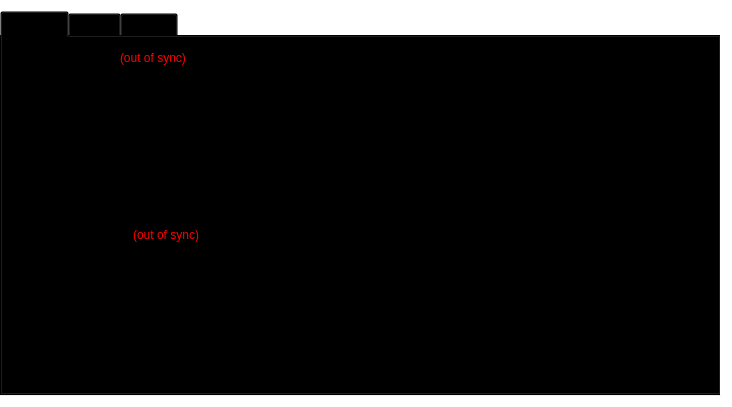
<?xml version="1.0" encoding="UTF-8"?>
<ui version="4.0">
 <class>OverviewPage</class>
 <widget class="QWidget" name="OverviewPage">
  <property name="geometry">
   <rect>
    <x>0</x>
    <y>0</y>
    <width>732</width>
    <height>407</height>
   </rect>
  </property>
  <property name="windowTitle">
   <string>Form</string>
  </property>
  <property name="styleSheet">
   <string notr="true">background-color: transparent;</string>
  </property>
  <layout class="QGridLayout" name="gridLayout">
   <property name="leftMargin">
    <number>0</number>
   </property>
   <item row="0" column="0">
    <widget class="QTabWidget" name="tabWidget">
     <property name="currentIndex">
      <number>0</number>
     </property>
     <widget class="QWidget" name="tab_5">
      <attribute name="title">
       <string>Balance</string>
      </attribute>
      <widget class="QFrame" name="walletContainer">
       <property name="geometry">
        <rect>
         <x>0</x>
         <y>1</y>
         <width>701</width>
         <height>181</height>
        </rect>
       </property>
       <property name="sizePolicy">
        <sizepolicy hsizetype="Preferred" vsizetype="Maximum">
         <horstretch>0</horstretch>
         <verstretch>0</verstretch>
        </sizepolicy>
       </property>
       <property name="maximumSize">
        <size>
         <width>16777215</width>
         <height>220</height>
        </size>
       </property>
       <property name="frameShape">
        <enum>QFrame::StyledPanel</enum>
       </property>
       <property name="frameShadow">
        <enum>QFrame::Raised</enum>
       </property>
       <layout class="QVBoxLayout" name="verticalLayout_4">
        <property name="rightMargin">
         <number>0</number>
        </property>
        <item>
         <layout class="QHBoxLayout" name="walletHeader">
          <item>
           <widget class="QLabel" name="label_5">
            <property name="font">
             <font>
              <pointsize>11</pointsize>
              <weight>75</weight>
              <bold>true</bold>
             </font>
            </property>
            <property name="styleSheet">
             <string notr="true">background-color: transparent;</string>
            </property>
            <property name="text">
             <string>LIMX WALLET</string>
            </property>
           </widget>
          </item>
          <item>
           <widget class="QLabel" name="labelWalletStatus">
            <property name="toolTip">
             <string>The displayed information may be out of date. Your wallet automatically synchronizes with the LIMXdomCoin network after a connection is established, but this process has not completed yet.</string>
            </property>
            <property name="styleSheet">
             <string notr="true">QLabel { color: red;Background-color:transparent }</string>
            </property>
            <property name="text">
             <string notr="true">(out of sync)</string>
            </property>
            <property name="alignment">
             <set>Qt::AlignLeading|Qt::AlignLeft|Qt::AlignVCenter</set>
            </property>
           </widget>
          </item>
          <item>
           <spacer name="horizontalSpacer_2">
            <property name="orientation">
             <enum>Qt::Horizontal</enum>
            </property>
            <property name="sizeHint" stdset="0">
             <size>
              <width>40</width>
              <height>20</height>
             </size>
            </property>
           </spacer>
          </item>
         </layout>
        </item>
        <item>
         <layout class="QFormLayout" name="walletStatus">
          <property name="fieldGrowthPolicy">
           <enum>QFormLayout::AllNonFixedFieldsGrow</enum>
          </property>
          <property name="horizontalSpacing">
           <number>12</number>
          </property>
          <property name="verticalSpacing">
           <number>12</number>
          </property>
          <property name="leftMargin">
           <number>0</number>
          </property>
          <property name="topMargin">
           <number>0</number>
          </property>
          <property name="rightMargin">
           <number>0</number>
          </property>
          <property name="bottomMargin">
           <number>0</number>
          </property>
          <item row="0" column="0">
           <widget class="QLabel" name="label">
            <property name="styleSheet">
             <string notr="true">background-color: transparent;</string>
            </property>
            <property name="text">
             <string>Balance:</string>
            </property>
           </widget>
          </item>
          <item row="0" column="1">
           <widget class="QLabel" name="labelBalance">
            <property name="font">
             <font>
              <weight>75</weight>
              <bold>true</bold>
             </font>
            </property>
            <property name="cursor">
             <cursorShape>IBeamCursor</cursorShape>
            </property>
            <property name="toolTip">
             <string>Your current spendable balance</string>
            </property>
            <property name="styleSheet">
             <string notr="true"/>
            </property>
            <property name="text">
             <string notr="true">0 LIMX</string>
            </property>
            <property name="textInteractionFlags">
             <set>Qt::LinksAccessibleByMouse|Qt::TextSelectableByKeyboard|Qt::TextSelectableByMouse</set>
            </property>
           </widget>
          </item>
          <item row="2" column="0">
           <widget class="QLabel" name="label_3">
            <property name="styleSheet">
             <string notr="true">background-color: transparent;</string>
            </property>
            <property name="text">
             <string>Unconfirmed:</string>
            </property>
           </widget>
          </item>
          <item row="2" column="1">
           <widget class="QLabel" name="labelUnconfirmed">
            <property name="font">
             <font>
              <weight>75</weight>
              <bold>true</bold>
             </font>
            </property>
            <property name="cursor">
             <cursorShape>IBeamCursor</cursorShape>
            </property>
            <property name="toolTip">
             <string>Total of transactions that have yet to be confirmed, and do not yet count toward the current balance</string>
            </property>
            <property name="text">
             <string notr="true">0 LIMX</string>
            </property>
            <property name="textInteractionFlags">
             <set>Qt::LinksAccessibleByMouse|Qt::TextSelectableByKeyboard|Qt::TextSelectableByMouse</set>
            </property>
           </widget>
          </item>
          <item row="3" column="0">
           <widget class="QLabel" name="labelImmatureText">
            <property name="styleSheet">
             <string notr="true">background-color: transparent;</string>
            </property>
            <property name="text">
             <string>Immature:</string>
            </property>
           </widget>
          </item>
          <item row="3" column="1">
           <widget class="QLabel" name="labelImmature">
            <property name="font">
             <font>
              <weight>75</weight>
              <bold>true</bold>
             </font>
            </property>
            <property name="toolTip">
             <string>Mined balance that has not yet matured</string>
            </property>
            <property name="text">
             <string notr="true">0 LIMX</string>
            </property>
            <property name="textInteractionFlags">
             <set>Qt::LinksAccessibleByMouse|Qt::TextSelectableByKeyboard|Qt::TextSelectableByMouse</set>
            </property>
           </widget>
          </item>
          <item row="4" column="0">
           <spacer name="verticalSpacer">
            <property name="orientation">
             <enum>Qt::Vertical</enum>
            </property>
            <property name="sizeHint" stdset="0">
             <size>
              <width>20</width>
              <height>40</height>
             </size>
            </property>
           </spacer>
          </item>
          <item row="4" column="1">
           <spacer name="verticalSpacer_2">
            <property name="orientation">
             <enum>Qt::Vertical</enum>
            </property>
            <property name="sizeHint" stdset="0">
             <size>
              <width>20</width>
              <height>40</height>
             </size>
            </property>
           </spacer>
          </item>
          <item row="5" column="0">
           <widget class="QLabel" name="labelTotalText">
            <property name="styleSheet">
             <string notr="true">background-color: transparent;
color: transparent;</string>
            </property>
            <property name="text">
             <string>Total:</string>
            </property>
           </widget>
          </item>
          <item row="5" column="1">
           <widget class="QLabel" name="labelTotal">
            <property name="font">
             <font>
              <weight>75</weight>
              <bold>true</bold>
             </font>
            </property>
            <property name="cursor">
             <cursorShape>IBeamCursor</cursorShape>
            </property>
            <property name="toolTip">
             <string>Your current total balance</string>
            </property>
            <property name="styleSheet">
             <string notr="true">color: transparent;</string>
            </property>
            <property name="text">
             <string notr="true">0 LIMX</string>
            </property>
            <property name="textInteractionFlags">
             <set>Qt::LinksAccessibleByMouse|Qt::TextSelectableByKeyboard|Qt::TextSelectableByMouse</set>
            </property>
           </widget>
          </item>
         </layout>
        </item>
       </layout>
      </widget>
      <widget class="QFrame" name="transactionContainer">
       <property name="geometry">
        <rect>
         <x>0</x>
         <y>178</y>
         <width>711</width>
         <height>391</height>
        </rect>
       </property>
       <property name="styleSheet">
        <string notr="true">background-color: transparent;</string>
       </property>
       <property name="frameShape">
        <enum>QFrame::StyledPanel</enum>
       </property>
       <property name="frameShadow">
        <enum>QFrame::Raised</enum>
       </property>
       <layout class="QVBoxLayout" name="verticalLayout">
        <property name="spacing">
         <number>6</number>
        </property>
        <property name="rightMargin">
         <number>9</number>
        </property>
        <item>
         <layout class="QHBoxLayout" name="recentTransactionsHeader">
          <item>
           <widget class="QLabel" name="label_4">
            <property name="styleSheet">
             <string notr="true">background-color: transparent;</string>
            </property>
            <property name="text">
             <string>&lt;b&gt;Recent transactions&lt;/b&gt;</string>
            </property>
           </widget>
          </item>
          <item>
           <widget class="QLabel" name="labelTransactionsStatus">
            <property name="toolTip">
             <string>The displayed information may be out of date. Your wallet automatically synchronizes with the LIMXdomCoin network after a connection is established, but this process has not completed yet.</string>
            </property>
            <property name="styleSheet">
             <string notr="true">QLabel { color: red;Background-color:transparent }</string>
            </property>
            <property name="text">
             <string notr="true">(out of sync)</string>
            </property>
            <property name="alignment">
             <set>Qt::AlignRight|Qt::AlignTrailing|Qt::AlignVCenter</set>
            </property>
           </widget>
          </item>
          <item>
           <spacer name="horizontalSpacer">
            <property name="orientation">
             <enum>Qt::Horizontal</enum>
            </property>
            <property name="sizeHint" stdset="0">
             <size>
              <width>40</width>
              <height>20</height>
             </size>
            </property>
           </spacer>
          </item>
         </layout>
        </item>
        <item>
         <widget class="QListView" name="listTransactions">
          <property name="styleSheet">
           <string notr="true">background-color: transparent;
color: rgb(255, 255, 255);
color: rgb(0, 170, 0);
gridline-color: rgb(255, 255, 255);</string>
          </property>
          <property name="frameShape">
           <enum>QFrame::NoFrame</enum>
          </property>
          <property name="horizontalScrollBarPolicy">
           <enum>Qt::ScrollBarAlwaysOff</enum>
          </property>
          <property name="editTriggers">
           <set>QAbstractItemView::NoEditTriggers</set>
          </property>
          <property name="selectionMode">
           <enum>QAbstractItemView::NoSelection</enum>
          </property>
         </widget>
        </item>
       </layout>
      </widget>
     </widget>
     <widget class="QWidget" name="tab_7">
      <attribute name="title">
       <string>Links</string>
      </attribute>
      <widget class="QLabel" name="label_2">
       <property name="geometry">
        <rect>
         <x>20</x>
         <y>10</y>
         <width>121</width>
         <height>301</height>
        </rect>
       </property>
       <property name="text">
        <string>&lt;html&gt;&lt;head/&gt;&lt;body&gt;&lt;p&gt;&lt;span style=&quot; font-size:9pt; font-weight:600;&quot;&gt;Main Website&lt;/span&gt;&lt;/p&gt;&lt;p&gt;&lt;a href=&quot;http://www.limx.eu&quot;&gt;&lt;span style=&quot; text-decoration: underline; color:#32cd32;&quot;&gt;www.limx.eu&lt;/span&gt;&lt;/a&gt;&lt;span style=&quot; font-size:9pt;&quot;&gt;&lt;br/&gt;&lt;/span&gt;&lt;/p&gt;&lt;p&gt;&lt;span style=&quot; font-size:9pt; font-weight:600;&quot;&gt;Blockexplorer&lt;/span&gt;&lt;/p&gt;&lt;p&gt;&lt;a href=&quot;http://blockexperts.com/limx&quot;&gt;&lt;span style=&quot; text-decoration: underline; color:#32cd32;&quot;&gt;Blockexpert&lt;br/&gt;Bchain.info&lt;br/&gt;&lt;/span&gt;&lt;/a&gt;&lt;a href=&quot;http://www.multifaucet.tk/index.php?blockexplorer=LIMX&quot;&gt;&lt;span style=&quot; text-decoration: underline; color:#32cd32;&quot;&gt;Mulitfaucet&lt;/span&gt;&lt;/a&gt;&lt;span style=&quot; font-size:9pt;&quot;&gt;&lt;br/&gt;&lt;/span&gt;&lt;/p&gt;&lt;p&gt;&lt;span style=&quot; font-size:9pt; font-weight:600;&quot;&gt;Exchanges&lt;br/&gt;&lt;/span&gt;&lt;span style=&quot; font-size:9pt;&quot;&gt;&lt;br/&gt;&lt;/span&gt;&lt;a href=&quot;https://comkort.com/trade/limx_btc&quot;&gt;&lt;span style=&quot; text-decoration: underline; color:#32cd32;&quot;&gt;Comkort.com&lt;/span&gt;&lt;/a&gt;&lt;a href=&quot;https://coingather.com&quot;&gt;&lt;span style=&quot; text-decoration: underline; color:#32cd32;&quot;&gt;&lt;br/&gt;Coingather.com&lt;/span&gt;&lt;/a&gt;&lt;a href=&quot;https://coingather.com&quot;&gt;&lt;span style=&quot; font-weight:600; text-decoration: underline; color:#32cd32;&quot;&gt;&lt;br/&gt;&lt;/span&gt;&lt;/a&gt;&lt;a href=&quot;http://blockexperts.com/limx&quot;&gt;&lt;span style=&quot; text-decoration: underline; color:#32cd32;&quot;&gt;Btcpool.exchange&lt;/span&gt;&lt;/a&gt;&lt;span style=&quot; color:#32cd32;&quot;&gt;&lt;br/&gt;&lt;/span&gt;&lt;a href=&quot;https://www.cryptopia.co.nz/&quot;&gt;&lt;span style=&quot; text-decoration: underline; color:#32cd32;&quot;&gt;Cryptopia&lt;/span&gt;&lt;/a&gt;&lt;/p&gt;&lt;p&gt;&lt;span style=&quot; font-size:9pt;&quot;&gt;&lt;br/&gt;&lt;/span&gt;&lt;/p&gt;&lt;/body&gt;&lt;/html&gt;</string>
       </property>
       <property name="alignment">
        <set>Qt::AlignLeading|Qt::AlignLeft|Qt::AlignTop</set>
       </property>
       <property name="openExternalLinks">
        <bool>true</bool>
       </property>
      </widget>
      <widget class="QLabel" name="label_6">
       <property name="geometry">
        <rect>
         <x>180</x>
         <y>10</y>
         <width>161</width>
         <height>301</height>
        </rect>
       </property>
       <property name="sizePolicy">
        <sizepolicy hsizetype="Preferred" vsizetype="Preferred">
         <horstretch>0</horstretch>
         <verstretch>0</verstretch>
        </sizepolicy>
       </property>
       <property name="text">
        <string>&lt;html&gt;&lt;head/&gt;&lt;body&gt;&lt;p&gt;&lt;span style=&quot; font-size:9pt; font-weight:600;&quot;&gt;Payment Gateway&lt;/span&gt;&lt;/p&gt;&lt;p&gt;&lt;a href=&quot;http://cointopay.com/&quot;&gt;&lt;span style=&quot; text-decoration: underline; color:#32cd32;&quot;&gt;Cointopay&lt;/span&gt;&lt;/a&gt;&lt;span style=&quot; font-size:9pt;&quot;&gt;&lt;br/&gt;&lt;/span&gt;&lt;/p&gt;&lt;p&gt;&lt;span style=&quot; font-size:9pt; font-weight:600;&quot;&gt;Forum&lt;/span&gt;&lt;/p&gt;&lt;p&gt;&lt;a href=&quot;https://bitcointalk.org/index.php?topic=895425.0&quot;&gt;&lt;span style=&quot; text-decoration: underline; color:#32cd32;&quot;&gt;Bitcointalk&lt;br/&gt;&lt;/span&gt;&lt;/a&gt;&lt;a href=&quot;http://www.limx.eu/forum/index.php&quot;&gt;&lt;span style=&quot; text-decoration: underline; color:#32cd32;&quot;&gt;Limxforum&lt;/span&gt;&lt;/a&gt;&lt;/p&gt;&lt;p&gt;&lt;span style=&quot; font-size:9pt; font-weight:600;&quot;&gt;Premium Onlinewallet&lt;/span&gt;&lt;/p&gt;&lt;p&gt;&lt;a href=&quot;https://coinwallet.co/en/currency/LIMX&quot;&gt;&lt;span style=&quot; text-decoration: underline; color:#32cd32;&quot;&gt;Coinwallet.co&lt;/span&gt;&lt;/a&gt;&lt;/p&gt;&lt;p&gt;&lt;span style=&quot; font-size:9pt; font-weight:600;&quot;&gt;Faucet&lt;/span&gt;&lt;/p&gt;&lt;p&gt;&lt;a href=&quot;https://bchain.info/LIMX/faucet&quot;&gt;&lt;span style=&quot; text-decoration: underline; color:#32cd32;&quot;&gt;Bchain.info&lt;/span&gt;&lt;/a&gt;&lt;/p&gt;&lt;/body&gt;&lt;/html&gt;</string>
       </property>
       <property name="alignment">
        <set>Qt::AlignHCenter|Qt::AlignTop</set>
       </property>
       <property name="openExternalLinks">
        <bool>true</bool>
       </property>
      </widget>
      <widget class="QLabel" name="label_8">
       <property name="geometry">
        <rect>
         <x>410</x>
         <y>10</y>
         <width>160</width>
         <height>301</height>
        </rect>
       </property>
       <property name="sizePolicy">
        <sizepolicy hsizetype="Preferred" vsizetype="Preferred">
         <horstretch>0</horstretch>
         <verstretch>0</verstretch>
        </sizepolicy>
       </property>
       <property name="text">
        <string>&lt;html&gt;&lt;head/&gt;&lt;body&gt;&lt;p&gt;&lt;span style=&quot; font-size:9pt; font-weight:600;&quot;&gt;Games&lt;/span&gt;&lt;/p&gt;&lt;p&gt;&lt;a href=&quot;http://www.limxian.net&quot;&gt;&lt;span style=&quot; text-decoration: underline; color:#32cd32;&quot;&gt;Limxian Games&lt;/span&gt;&lt;/a&gt;&lt;/p&gt;&lt;p&gt;&lt;span style=&quot; font-size:9pt; font-weight:600;&quot;&gt;&lt;br/&gt;Coinranking&lt;/span&gt;&lt;/p&gt;&lt;p&gt;&lt;a href=&quot;http://coinmarketcap.com/&quot;&gt;&lt;span style=&quot; text-decoration: underline; color:#32cd32;&quot;&gt;Coinmarketcap.com&lt;/span&gt;&lt;/a&gt;&lt;/p&gt;&lt;p&gt;&lt;br/&gt;&lt;/p&gt;&lt;/body&gt;&lt;/html&gt;</string>
       </property>
       <property name="alignment">
        <set>Qt::AlignLeading|Qt::AlignLeft|Qt::AlignTop</set>
       </property>
       <property name="openExternalLinks">
        <bool>true</bool>
       </property>
      </widget>
     </widget>
     <widget class="QWidget" name="tab">
      <attribute name="title">
       <string>Specs</string>
      </attribute>
      <widget class="QLabel" name="label_7">
       <property name="geometry">
        <rect>
         <x>50</x>
         <y>10</y>
         <width>611</width>
         <height>341</height>
        </rect>
       </property>
       <property name="text">
        <string>&lt;html&gt;&lt;head/&gt;&lt;body&gt;&lt;p align=&quot;center&quot;&gt;&lt;span style=&quot; font-size:12pt; font-weight:600;&quot;&gt;LIMX&lt;/span&gt;&lt;/p&gt;&lt;p align=&quot;center&quot;&gt;LimeCoinX is the Second Generation of LimeCoin a cryptocurrency based in DarkCoin using X11 as a proof-of-work algorithm.&lt;br/&gt;Super secure hashing algorithm: 11 rounds of scientific hashing functions &lt;br/&gt;(blake, bmw, groestl, jh, keccak, skein, luffa, cubehash, shavite, simd, echo) &lt;/p&gt;&lt;p align=&quot;center&quot;&gt;&lt;span style=&quot; font-size:12pt; font-weight:600;&quot;&gt;Specs&lt;br/&gt;&lt;/span&gt;&lt;br/&gt;525.000.000 LIMX max. amount in ~ 100 years &lt;br/&gt;Block generation: 5 minutes &lt;br/&gt;Difficulty Retargets every 18 block using Dark Gravity Wave 3&lt;br/&gt;Est. ~5.250.000 LIMX p.a.&lt;br/&gt;Anonymous blockchain using DarkSend technology (August 2014) &lt;br/&gt;Block Reward: 50 Coins &lt;/p&gt;&lt;p align=&quot;center&quot;&gt;&lt;span style=&quot; font-weight:600;&quot;&gt;STRAIGHT LINE MINING&lt;br/&gt;NO PONZI SCHEME&lt;br/&gt;NO BLOCKHALVING&lt;br/&gt;ECONOMIC BLOCKCHAIN&lt;/span&gt;&lt;/p&gt;&lt;/body&gt;&lt;/html&gt;</string>
       </property>
       <property name="alignment">
        <set>Qt::AlignLeading|Qt::AlignLeft|Qt::AlignTop</set>
       </property>
      </widget>
     </widget>
    </widget>
   </item>
  </layout>
 </widget>
 <resources/>
 <connections/>
</ui>
